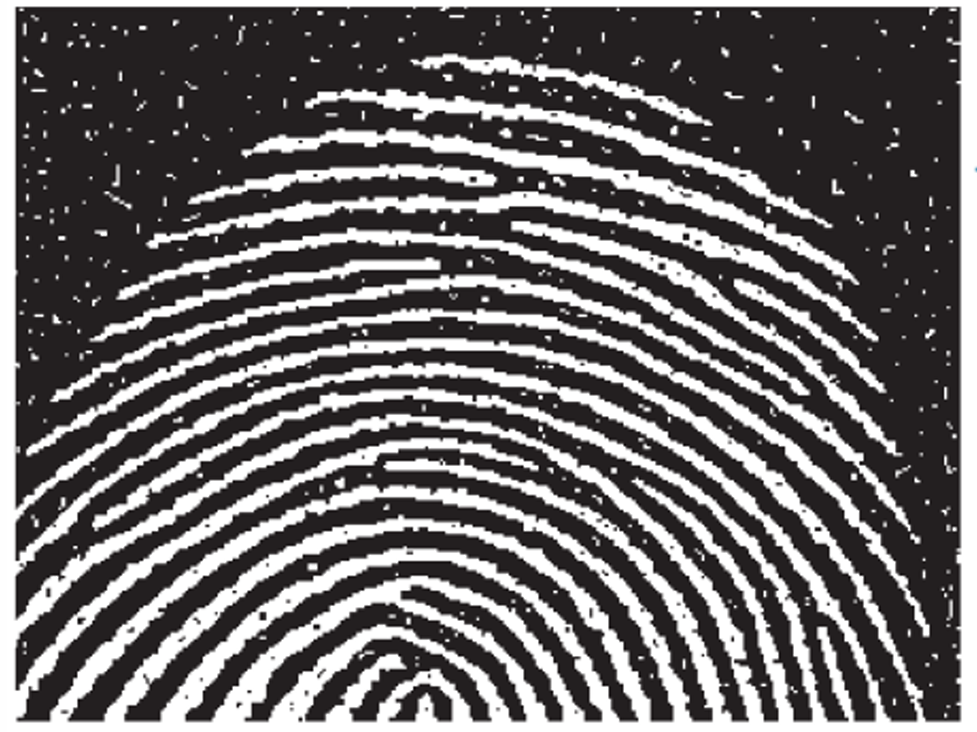
#> input picture week4/input/fingerprint.png, 977 x 732 px
$ python main.py
#> lines starting #> are read from the running program, lines starting #| are printed output that depends on the picture; after the words box and inside, x2 and y2 are one past the last pixel; in counts of white or black regions, pixels touching at a corner belong together
import cv2
import numpy as np
import matplotlib.pyplot as plt

# 1. Đọc ảnh
img_path = 'input/fingerprint.png'  # Đảm bảo tên file đúng với ảnh của bạn
img = cv2.imread(img_path, 0)
#> img: shape (732, 977); min 0, max 255, mean 102.3

if img is None:
    print("Không tìm thấy ảnh!")
else:
    _, img_binary = cv2.threshold(img, 0, 255, cv2.THRESH_BINARY + cv2.THRESH_OTSU)
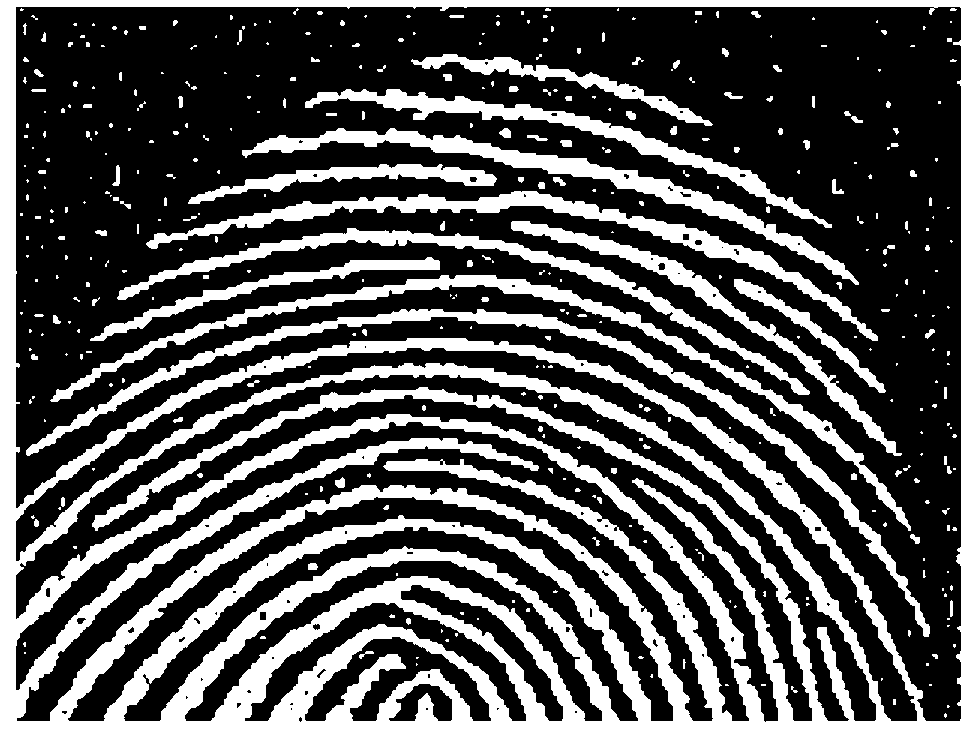
#> img_binary: shape (732, 977); 33% white; 413 white regions (270 under 20 px), largest, box (x1, y1, x2, y2) and area: (0, 0, 977, 732) 157256, (26, 309, 930, 637) 11090, (50, 275, 911, 531) 9792
    k_size = 5
    kernel = np.ones((k_size, k_size), np.uint8)

    # --- GIAI ĐOẠN 1: OPENING (Xóa nhiễu trắng) ---
    img_erosion = cv2.erode(img_binary, kernel, iterations=1)
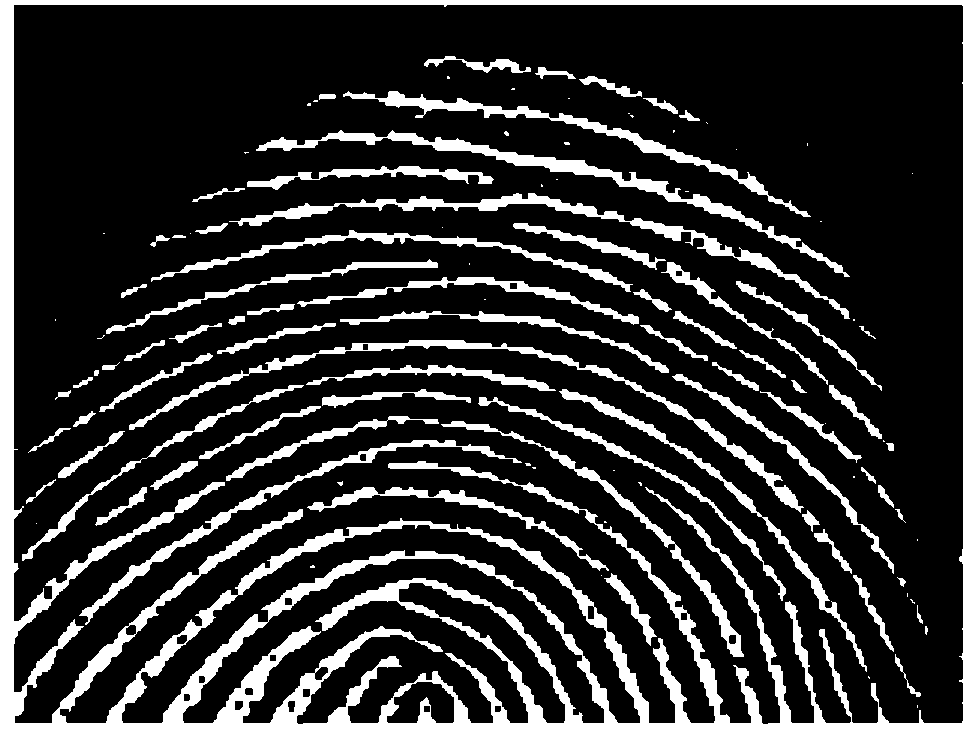
#> img_erosion: shape (732, 977); 19.4% white; 116 white regions (44 under 20 px), largest, box (x1, y1, x2, y2) and area: (0, 0, 977, 732) 73162, (256, 130, 850, 277) 5325, (229, 193, 850, 319) 4880

    img_opening = cv2.dilate(img_erosion, kernel, iterations=1)
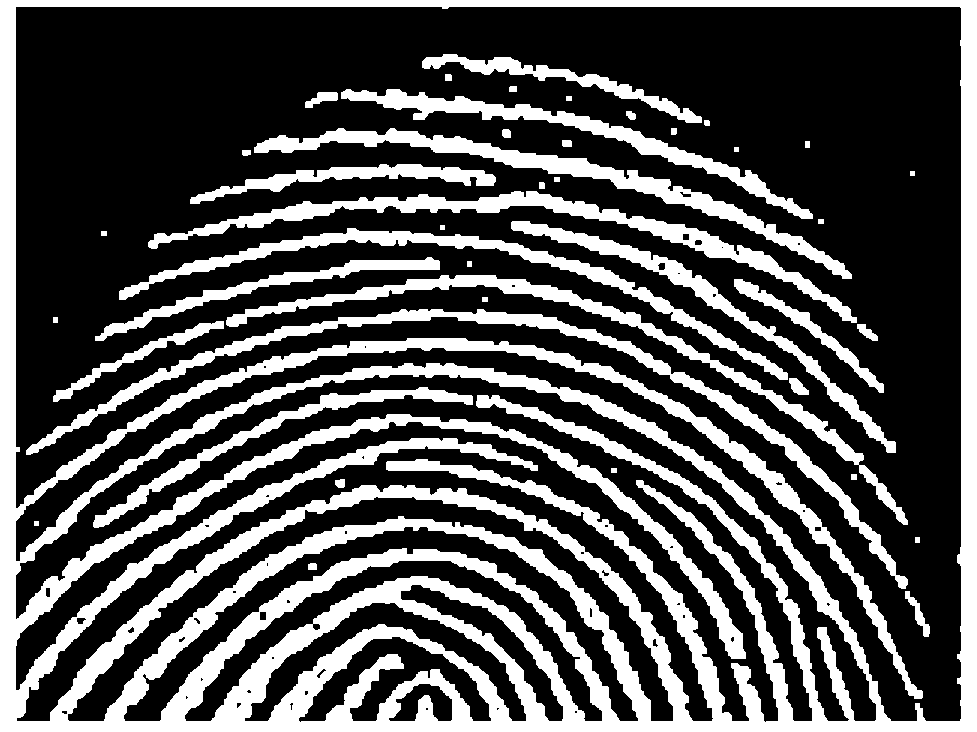
#> img_opening: shape (732, 977); 31.9% white; 44 white regions, largest, box (x1, y1, x2, y2) and area: (0, 0, 977, 732) 151781, (26, 309, 908, 589) 10664, (148, 191, 857, 323) 9166

    # --- GIAI ĐOẠN 2: CLOSING (Lấp lỗ đen/đứt gãy) ---
    img_dilation_opening = cv2.dilate(img_opening, kernel, iterations=1)
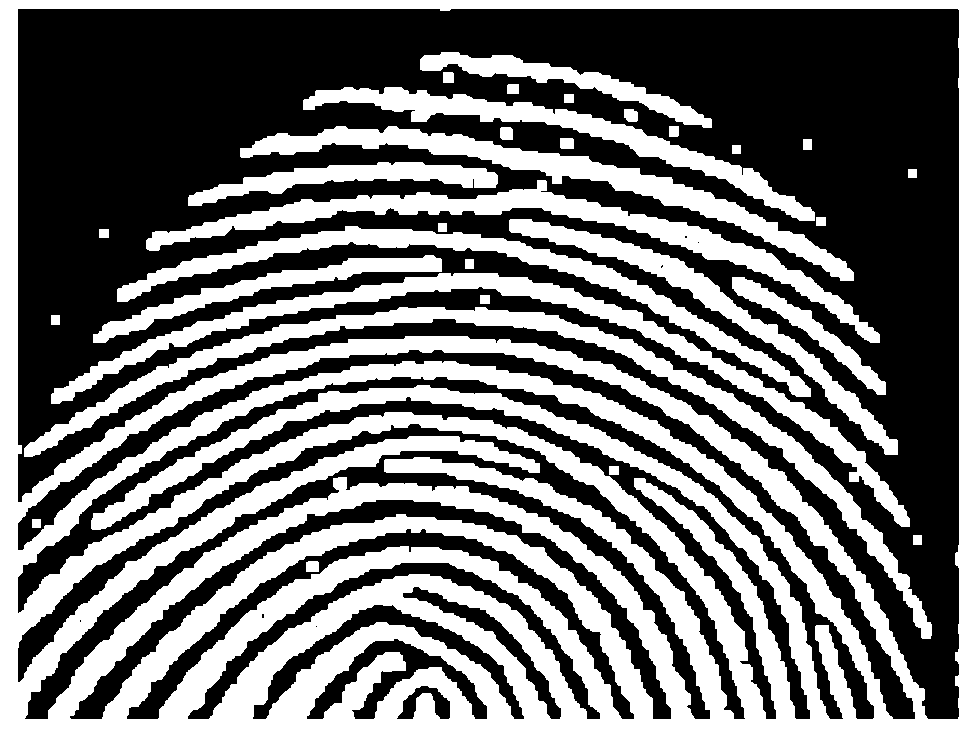
#> img_dilation_opening: shape (732, 977); 44.3% white; 32 white regions, largest, box (x1, y1, x2, y2) and area: (0, 0, 977, 732) 209998, (24, 307, 932, 639) 16605, (51, 273, 910, 527) 14836

    img_result = cv2.erode(img_dilation_opening, kernel, iterations=1)
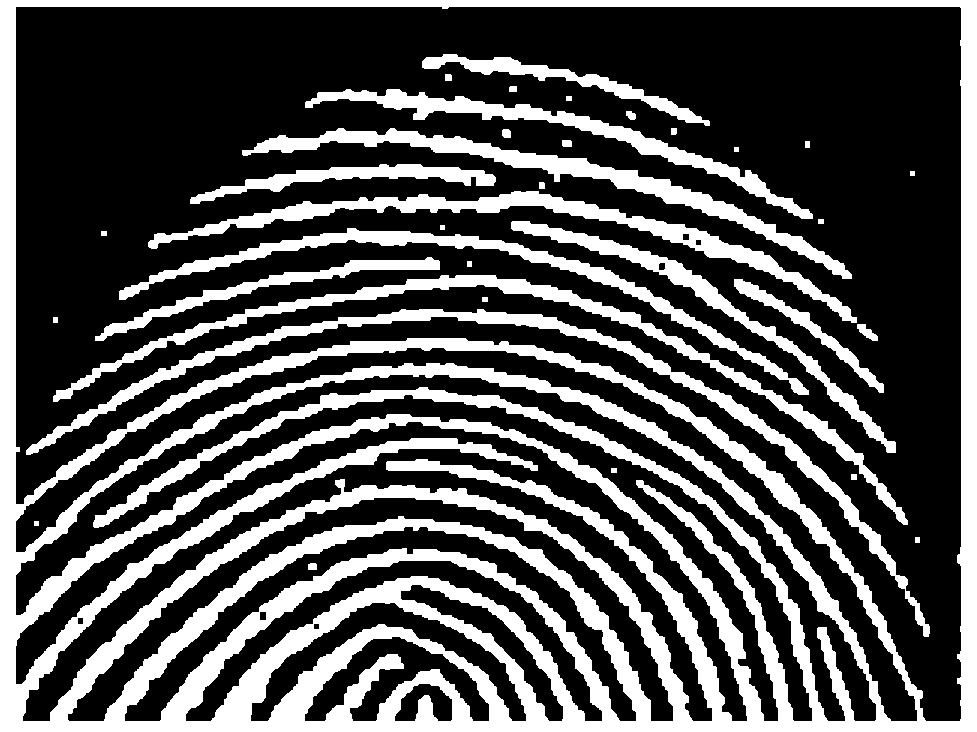
#> img_result: shape (732, 977); 32.2% white; 35 white regions, largest, box (x1, y1, x2, y2) and area: (0, 0, 977, 732) 157482, (26, 309, 930, 637) 11057, (53, 275, 908, 525) 9796

    # --- Hiển thị kết quả ---
    titles = [f'(a) Original Noisy (Otsu)',
              f'(c) Eroded (Kernel {k_size}x{k_size})',
              '(d) Opening (A o B)',
              '(e) Dilation of Opening',
              '(f) Final Result (Closing)']

    images = [img_binary, img_erosion, img_opening, img_dilation_opening, img_result]

    plt.figure(figsize=(16, 10))
    for i in range(5):
        plt.subplot(2, 3, i+1)
        plt.imshow(images[i], 'gray')
        plt.title(titles[i], fontsize=10)
        plt.axis('off')

    plt.tight_layout()
    plt.show()

    # Lưu ảnh kết quả để kiểm tra kỹ hơn
    cv2.imwrite('fingerprint_clean_v2.jpg', img_result)
